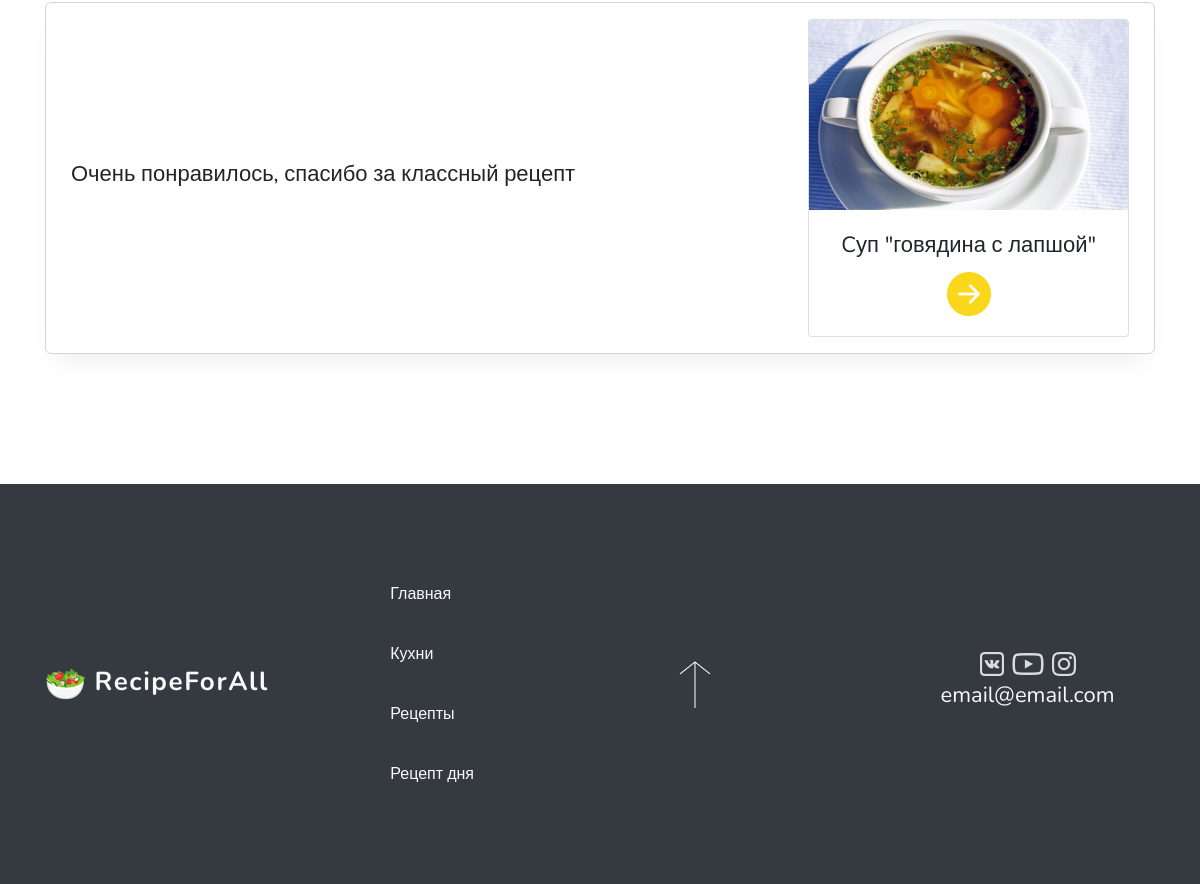
/profile/ (signed in, lower part), run on an earlier commit of the app's database.
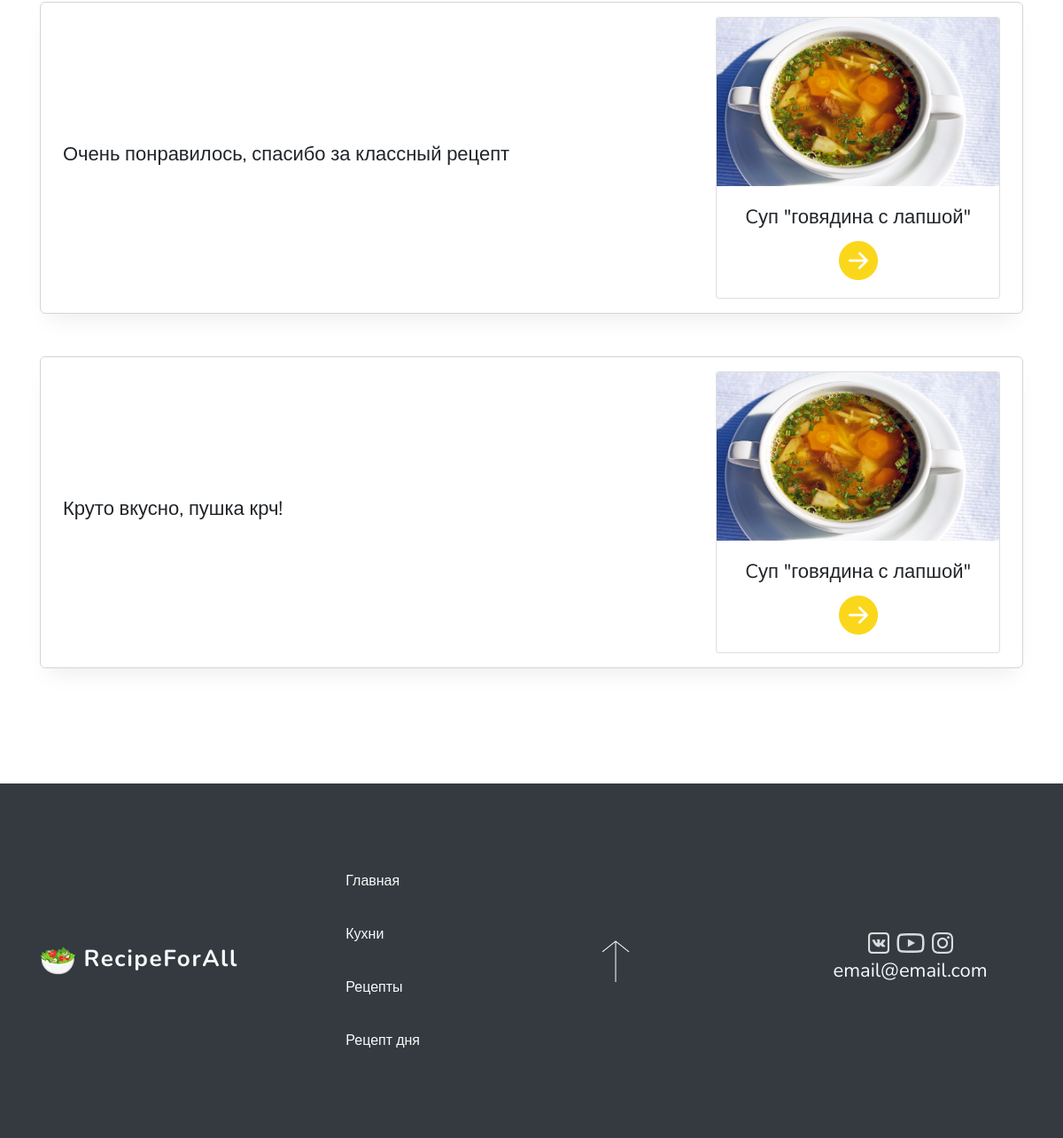
And on a later commit of the database.
### recept/models.py (models this page shows, shortened)
class Comment(models.Model):
    recipe = models.ForeignKey(Recipe, on_delete=models.CASCADE, verbose_name='Рецепт')
    user = models.ForeignKey(User, on_delete=models.CASCADE, verbose_name='Пользователь')
    text = models.TextField(blank=False, verbose_name='Комментарий')
    time = models.DateTimeField(auto_now_add=True, verbose_name='Время создания')
    class Meta:
        verbose_name = 'Отзыв'
        verbose_name_plural = 'Отзывы'

class Recipe(models.Model):
    date = models.DateTimeField(auto_now_add=True, verbose_name='Время создания рецепта')
    kitchen = models.ForeignKey(Kitchen, on_delete=models.CASCADE, verbose_name='Кухня')
    category = models.ForeignKey(Category, on_delete=models.CASCADE, verbose_name='Категория')
    nameRecipe = models.CharField(max_length=255, verbose_name='Название')
    description = models.TextField(blank=True, verbose_name='Описание')
    timeofCreation = models.TimeField(auto_now_add=False, verbose_name='Время готовки')
    count = models.SmallIntegerField(verbose_name='Количество порций')
    imageRecipe = models.ImageField(upload_to='images/recipe/', verbose_name='Изображение готового блюда')
    class Meta:
        verbose_name = 'Рецепт'
        verbose_name_plural = 'Рецепты'

### recept/views.py (the view)
# urls.py: path('profile/', ProfileView.as_view(), name='profile'),
class ProfileView(View):
    def get(self, request):
        recipeOfDay = Recipe.objects.first()
        comments = Comment.objects.filter(user=request.user)
        recipes = Recipe.objects.all()
        context = {
            "recipeOfDay": recipeOfDay, "comments": comments, 'recipes': recipes
        }
        return render(request, 'recept/profile.html', context)

### recept/templates/recept/profile.html (shortened to what this page needs)
{% extends "recept/index.html" %}
{% load static %}
{% block two %}
    <div class="razdel-2">
        <div class="container">
            {% for comment in comments %}
                <div class="col-md-12 stage my-5 p-3">
                    <div class="row">
                        <div class="col-md-8 px-4 py-2 align-self-center">
                            <h4>{{ comment.text|capfirst }}</h4>
                        </div>
                        <div class="col-md-4 px-4 align-self-center">
                            {% for recipe in recipes %}
                                {% if comment.recipe.id == recipe.id %}
                                        <div class="card">
                                            <img class="card-img-top" src="{{ recipe.imageRecipe.url }}" alt="{{ recipe.nameRecipe }}" height="190">
                                            <div class="card-body text-center">
                                                <div class="card-title">
                                                    <h4>{{ recipe.nameRecipe }}</h4>
                                                </div>
                                                <a href="{% url 'recipe' recipe.id %}">
                                                    <img src="{% static 'image/go.png'%}" alt="image">
                                                </a>
                                            </div>
                                        </div>
                                {% endif %}
                            {% endfor %}
                        </div>
                    </div>
                </div>
            {% endfor %}
        </div>
    </div>
{% endblock %}

What changed in the data, as far as the page shows it:
added Comment: text "Круто вкусно, пушка крч!", Recipe (imageRecipe (picture), nameRecipe "Cуп \"говядина с лапшой\"")
